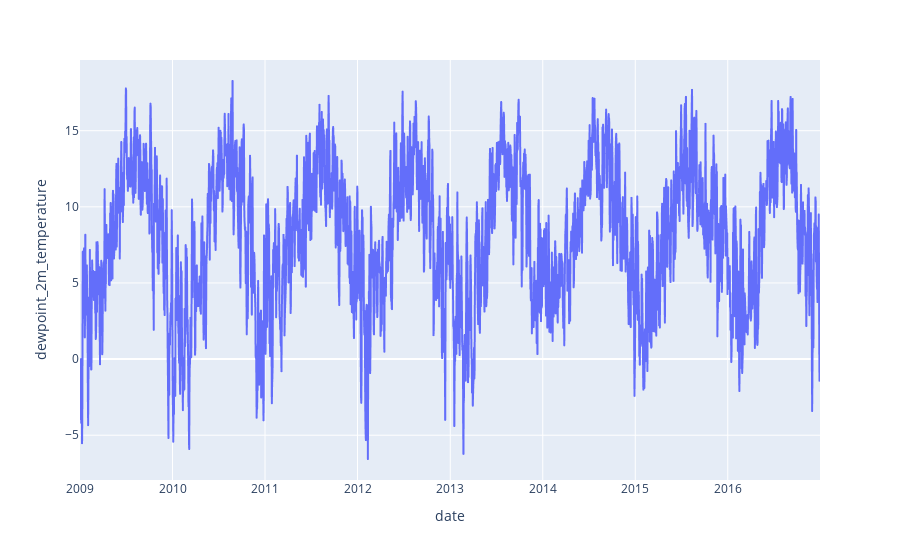

This figure's notebook cell:
### Code cell
px.line(merged_df, x="date", y="dewpoint_2m_temperature")

### Figure 1 — Plotly figure (JSON) as saved in the notebook; plotly's stock layout.template omitted (floating-point values rounded to 4 significant figures; data arrays with more than 128 entries replaced by an {"elided": "..."} marker saying what was removed)
{"data": [{"hovertemplate": "date=%{x}<br>dewpoint_2m_temperature=%{y}<extra></extra>", "legendgroup": "", "line": {"color": "#636efa", "dash": "solid"}, "marker": {"symbol": "circle"}, "mode": "lines", "name": "", "showlegend": false, "type": "scattergl", "x": {"elided": "2921 str values"}, "xaxis": "x", "y": {"elided": "2921 float values"}, "yaxis": "y"}], "layout": {"legend": {"tracegroupgap": 0}, "margin": {"t": 60}, "xaxis": {"anchor": "y", "domain": [0, 1], "title": {"text": "date"}}, "yaxis": {"anchor": "x", "domain": [0, 1], "title": {"text": "dewpoint_2m_temperature"}}}}
